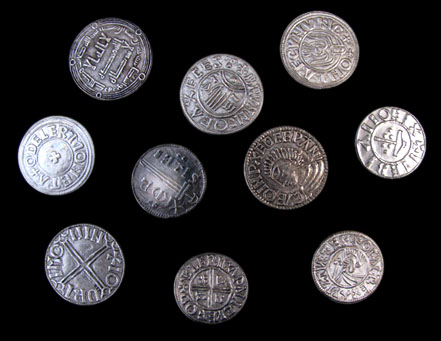
#> input picture coins1.png, 441 x 341 px
$ python sobel.py
#> lines starting #> are read from the running program, lines starting #| are printed output that depends on the picture
import argparse
import cv2
import numpy as np
import math


parser = argparse.ArgumentParser(description='Sobel')
parser.add_argument('-name', '-n', type=str, default='coins1.png')

args = parser.parse_args()
iname = args.name
g = cv2.imread(iname, 1)
#> g is the input picture: shape (341, 441, 3); mean B, G, R 45.1, 43, 44.5
image = cv2.cvtColor(g, cv2.COLOR_BGR2GRAY );

def hough(gradient_magnitude, gradient_direction, T):
  threshold_image = threshold(gradient_magnitude, T)
  d1 = threshold_image.shape[0]
  print(threshold_image.shape[0])
  print(threshold_image.shape[1])
  d2 = threshold_image.shape[1]
  rs = np.linspace(1, 75, 75, dtype=int)
  hough3D = np.zeros([d1, d2, len(rs)], dtype=np.float32)

  for y in range(0, threshold_image.shape[0]):
    for x in range(0, threshold_image.shape[1]):
      if threshold_image[y,x] == 255:
        for k in rs:
          x0 = int(y + k * np.cos(gradient_direction[y,x]))
          y0 = int(x + k * np.cos(gradient_direction[y,x]))
          if x0 <= d1 - k and y0 <= d2 - k:
            hough3D[x0,y0,k-1] = hough3D[x0,y0,k-1] + 1
          x0 = int(y - k * np.cos(gradient_direction[y,x]))
          y0 = int(x - k * np.cos(gradient_direction[y,x]))
          if x0 <= d1 - k and x0 > 0 and y0 <= d2 - k and y > 0:
            hough3D[x0,y0,k-1] = hough3D[x0,y0,k-1] + 1

  print("hough returns")

  return hough3D


def sobel(image):
  x_derivative, x_new = xderivative(image)
  y_derivative, y_new = yderivative(image)
  gradient_magnitude = gradientmag(x_new,y_new)
  gradient_direction = directionp(x_new,y_new)

  cv2.imwrite("xderi.jpg", x_derivative);
  cv2.imwrite("yderi.jpg", y_derivative);
  cv2.imwrite("gradientmag.jpg", gradient_magnitude);
  cv2.imwrite("gradientdirection.jpg", gradient_direction);

  print("sobel returns")

  return gradient_magnitude, gradient_direction

def threshold(gradient_magnitude, T):
  threshold_image = np.zeros([gradient_magnitude.shape[0], gradient_magnitude.shape[1]], dtype=np.float64)
  for y in range(0, gradient_magnitude.shape[0]):
    for x in range(0, gradient_magnitude.shape[1]):
      if gradient_magnitude[y,x] > T:
        threshold_image[y,x] = 255


  return threshold_image


def padinput(image, kernel):

  kernelRadiusX = round(( kernel.shape[0] - 1 ) / 2)
  kernelRadiusY = round(( kernel.shape[1] - 1 ) / 2)

  paddedimage = cv2.copyMakeBorder(image,
		kernelRadiusX, kernelRadiusX, kernelRadiusY, kernelRadiusY,
		cv2.BORDER_REPLICATE)

  return paddedimage

def directionp(x_derivative, y_derivative):
  directionp = np.zeros([x_derivative.shape[0], x_derivative.shape[1]], dtype=np.float64)
  for y in range(0, x_derivative.shape[0]):
    for x in range(0, x_derivative.shape[1]):
      if x_derivative[y,x] == 0.0000000000000000:
        pixelatan = 90
      else:
        pixelatan = math.degrees(math.atan(float(y_derivative[y,x])/float(x_derivative[y,x])))

      directionp[y,x] = pixelatan
  return directionp

def gradientmag(x_derivative, y_derivative):
  gradientmag = np.zeros([x_derivative.shape[0], x_derivative.shape[1]], dtype=np.float64)
  for y in range(0, x_derivative.shape[0]):
    for x in range(0, x_derivative.shape[1]):
      pixelmag = np.sqrt((x_derivative[y,x]**2) + (y_derivative[y,x]**2))
      gradientmag[y,x] = pixelmag


  return gradientmag

def xderivative(image):

  x_derivative = np.zeros([image.shape[0], image.shape[1]], dtype=np.float64)
  xkernel = np.array([[-1,0,1],[-2,0,2],[-1,0,1]])
  paddedinput = padinput(image, xkernel)
  for y in range(1, paddedinput.shape[0]-1):
    for x in range(1, paddedinput.shape[1]-1):

      a1 = paddedinput[y - (-1), x - (-1)] * xkernel[0,0]  # h(-1,-1)
      a2 = paddedinput[y - (-1), x - (0)] * xkernel[0,1]  # h(-1,0)
      a3 = paddedinput[y - (-1), x - (1)] * xkernel[0,2] # h(-1,1)
      a4 = paddedinput[y - (0), x - (-1)] * xkernel[1,0] # h(0,-1)
      a5 = paddedinput[y - (0), x - (0)] * xkernel[1,1] # h(0,0)
      a6 = paddedinput[y - (0), x - (1)] * xkernel[1,2] # h(0,1)
      a7 = paddedinput[y - (1), x - (-1)] * xkernel[2,0] # h(1,-1)
      a8 = paddedinput[y - (1), x - (0)] * xkernel[2,1] # h(1,0)
      a9 = paddedinput[y - (1), x - (1)] * xkernel[2,2] # h(1,1)
      summation = a1+a2+a3+a4+a5+a6+a7+a8+a9
      x_derivative[y-1,x-1] = float(summation)

  x_new = cv2.filter2D(image,ddepth=-1,kernel=xkernel)


  return x_derivative, x_new

def yderivative(image):

  y_derivative = np.zeros([image.shape[0], image.shape[1]], dtype=np.float64)
  ykernel = np.array([[-1,-2,-1],[0,0,0],[1,2,1]])
  paddedinput = padinput(image, ykernel)
  for y in range(1, paddedinput.shape[0]-1):
    for x in range(1, paddedinput.shape[1]-1):

      a1 = paddedinput[y - (-1), x - (-1)] * ykernel[0,0]  # h(-1,-1)
      a2 = paddedinput[y - (-1), x - (0)] * ykernel[0,1]  # h(-1,0)
      a3 = paddedinput[y - (-1), x - (1)] * ykernel[0,2] # h(-1,1)
      a4 = paddedinput[y - (0), x - (-1)] * ykernel[1,0] # h(0,-1)
      a5 = paddedinput[y - (0), x - (0)] * ykernel[1,1] # h(0,0)
      a6 = paddedinput[y - (0), x - (1)] * ykernel[1,2] # h(0,1)
      a7 = paddedinput[y - (1), x - (-1)] * ykernel[2,0] # h(1,-1)
      a8 = paddedinput[y - (1), x - (0)] * ykernel[2,1] # h(1,0)
      a9 = paddedinput[y - (1), x - (1)] * ykernel[2,2] # h(1,1)
      summation = a1+a2+a3+a4+a5+a6+a7+a8+a9
      y_derivative[y-1,x-1] = float(summation)

  y_new = cv2.filter2D(image, ddepth=-1, kernel=ykernel)

  return y_derivative, y_new


gradient_magnitude, gradient_direction = sobel(image)
#> after the loop in xderivative, `for y in range(1, paddedinput.shape[0]-1):`:
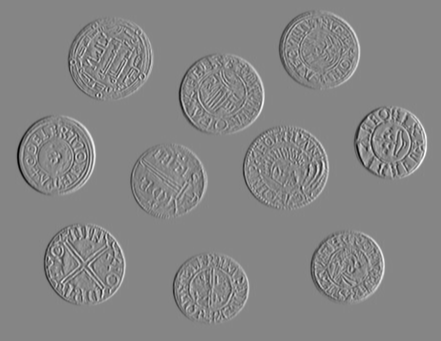
#> x_derivative: shape (341, 441) float64; min -903, max 817, mean 0; drawn with min black and max white
#> after the loop in yderivative, `for y in range(1, paddedinput.shape[0]-1):`:
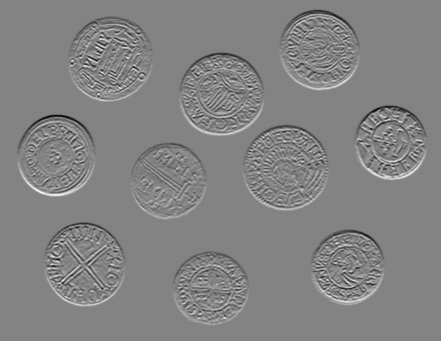
#> y_derivative: shape (341, 441) float64; min -761, max 719, mean 0; drawn with min black and max white
#> after the loop in gradientmag, `for y in range(0, x_derivative.shape[0]):`:
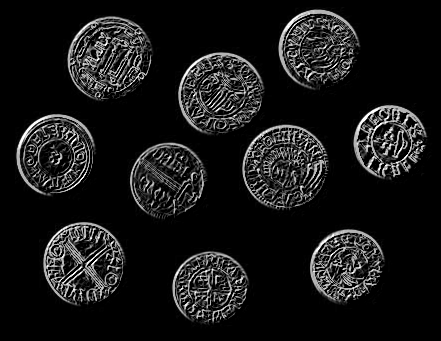
#> gradientmag: shape (341, 441) float64; min 0, max 360.6, mean 33.9; drawn with min black and max white
#> after the loop in directionp, `for y in range(0, x_derivative.shape[0]):`:
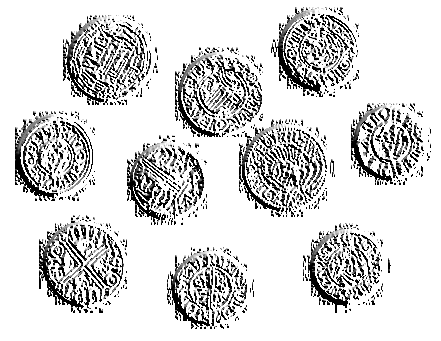
#> directionp: shape (341, 441) float64; min 0, max 90, mean 75.6; drawn with min black and max white
#> in sobel, `cv2.imwrite("xderi.jpg", x_derivative);`:
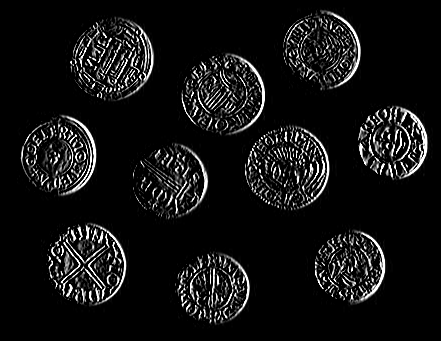
#> saved as xderi.jpg: shape (341, 441); min 0, max 255, mean 19.4
#> in sobel, `cv2.imwrite("yderi.jpg", y_derivative);`:
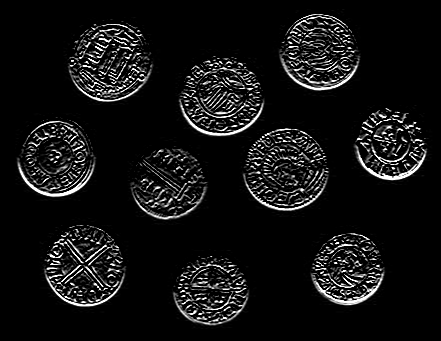
#> saved as yderi.jpg: shape (341, 441); min 0, max 255, mean 19
#> in sobel, `cv2.imwrite("gradientdirection.jpg", gradient_direction);`:
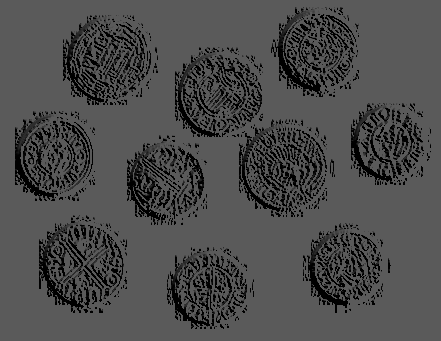
#> saved as gradientdirection.jpg: shape (341, 441); min 0, max 90, mean 75.6

$ run again, with coins2.png copied over coins1.png
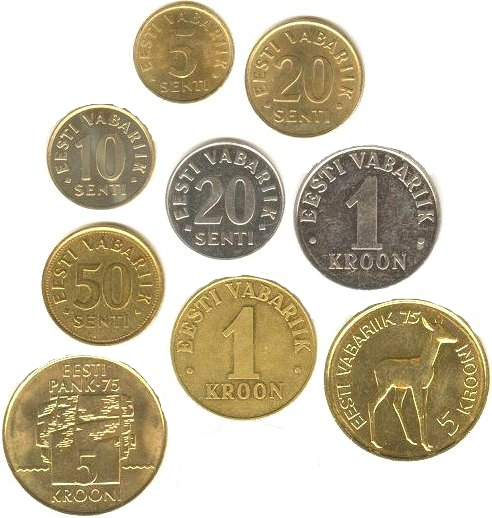
#> input picture coins2.png, 492 x 518 px
#> g is the input picture: shape (518, 492, 3); mean B, G, R 171, 193, 202
#> after the loop in directionp, `for y in range(0, x_derivative.shape[0]):`:
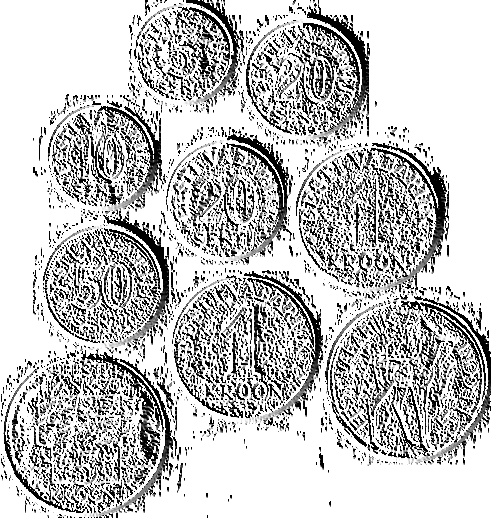
#> directionp: shape (518, 492) float64; min 0, max 90, mean 68.6; drawn with min black and max white
#> in sobel, `cv2.imwrite("gradientdirection.jpg", gradient_direction);`:
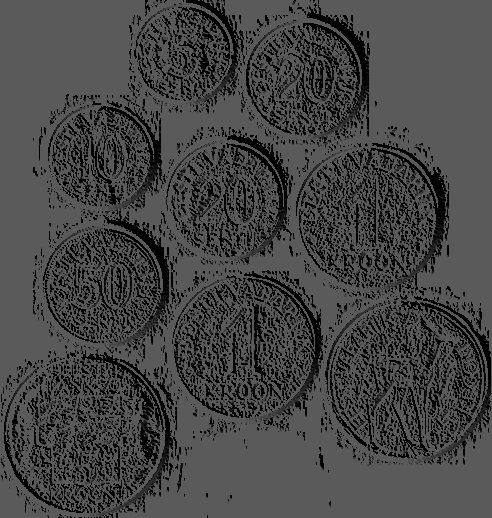
#> saved as gradientdirection.jpg: shape (518, 492); min 0, max 90, mean 68.6

$ run again, with coins3.png copied over coins1.png
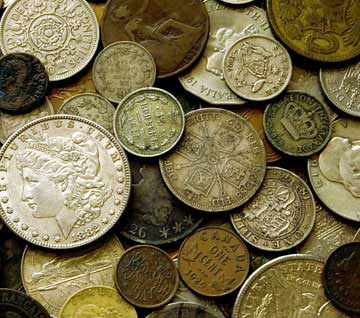
#> input picture coins3.png, 360 x 318 px
#> g is the input picture: shape (318, 360, 3); mean B, G, R 73.2, 109.6, 120.1
#> after the loop in directionp, `for y in range(0, x_derivative.shape[0]):`:
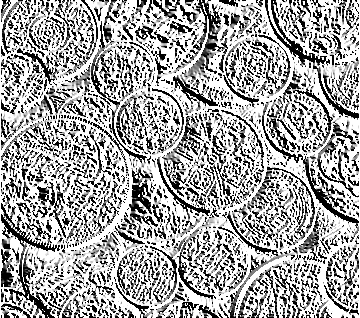
#> directionp: shape (318, 360) float64; min 0, max 90, mean 58.3; drawn with min black and max white
#> in sobel, `cv2.imwrite("gradientdirection.jpg", gradient_direction);`:
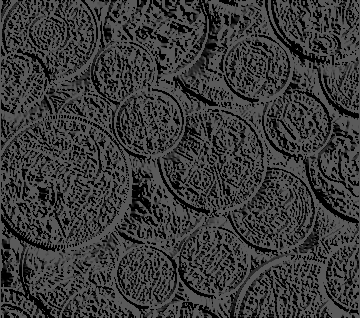
#> saved as gradientdirection.jpg: shape (318, 360); min 0, max 90, mean 58.3

$ run again, with xderinew.jpg saved as coins1.png
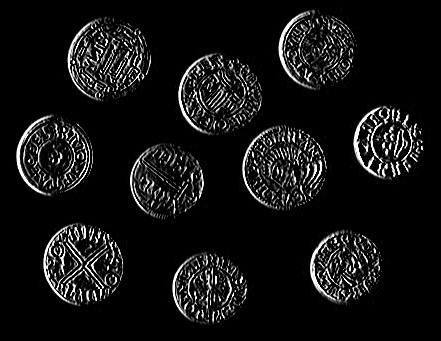
#> input picture xderinew.jpg, 441 x 341 px
#> g is the input picture: shape (341, 441, 3); min 0, max 255, mean 19.6
#> in sobel, `cv2.imwrite("gradientdirection.jpg", gradient_direction);`:
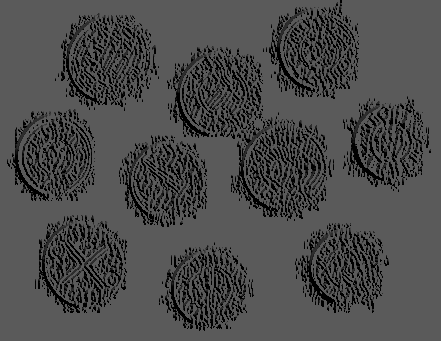
#> saved as gradientdirection.jpg: shape (341, 441); min 0, max 90, mean 74.5
